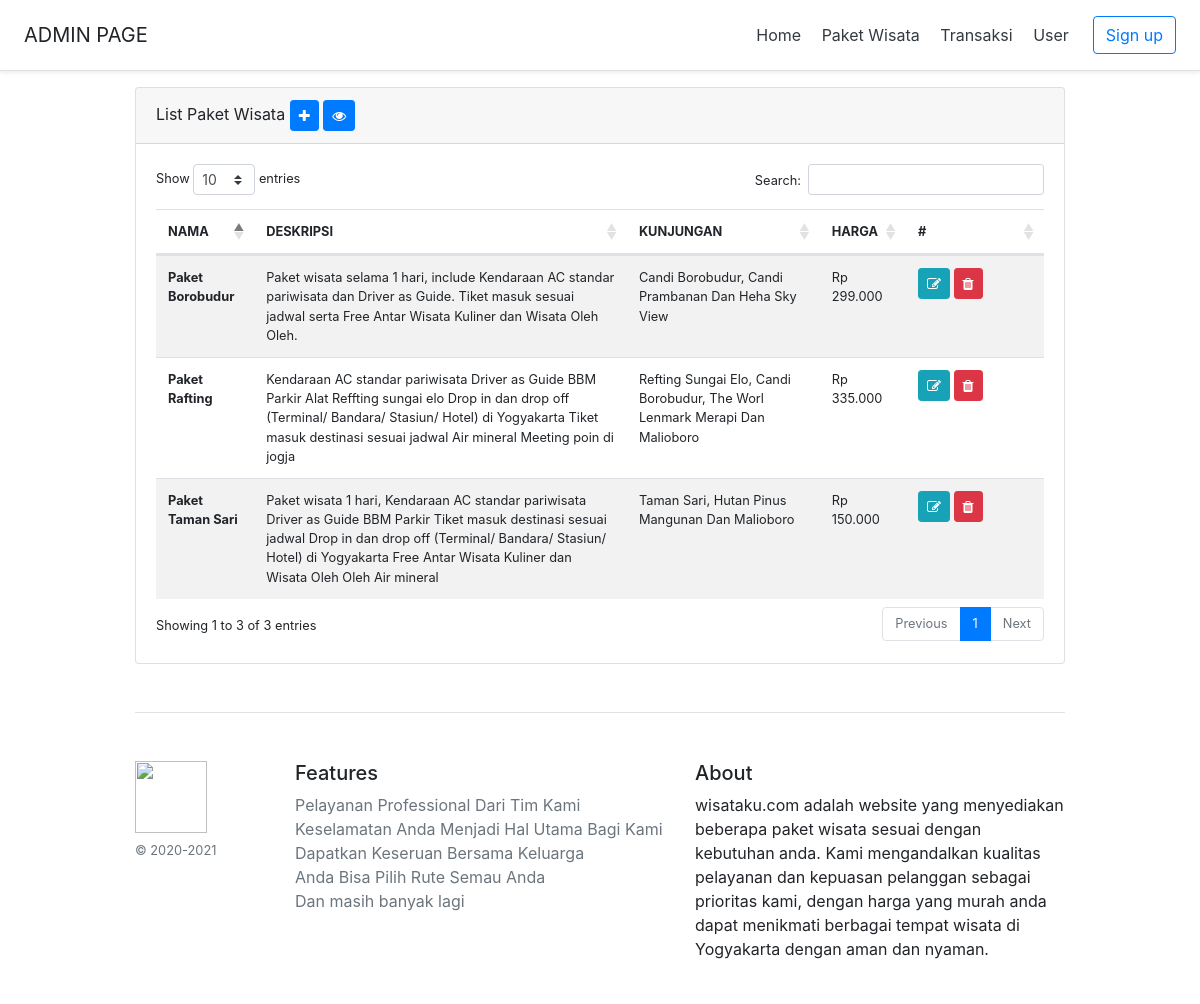
/admin/paket.php, run on the app's committed database.
### tables this page shows
CREATE TABLE `paket` (
  `id` int NOT NULL,
  `nama` varchar(64) NOT NULL,
  `deskripsi` varchar(255) NOT NULL,
  `kunjungan` varchar(255) NOT NULL,
  `harga` int NOT NULL,
  `gambar` varchar(255)  DEFAULT NULL,
  `status` tinyint NOT NULL DEFAULT '1',
  `create_at` int NOT NULL,
  `delete_at` int DEFAULT NULL
);

### config.php (called while the page is built, shortened)
<?php
function isLogin(): bool
{
	return false;
}
function toRp($val)
{
	return "Rp " . number_format($val, 0, ',', '.');
}

### admin/includes/paket_function.php (called while the page is built, shortened)
<?php
function getAllPaket()
{
	global $conn;
	$sql = "SELECT * FROM `paket` WHERE `delete_at` IS NULL ORDER BY `id` DESC";
	$result = mysqli_query($conn, $sql);
	return mysqli_fetch_all($result, MYSQLI_ASSOC);
}
?>

### admin/paket.php (the view, shortened to what this page needs)
<?php  include('../config.php'); ?>
<?php  include(ROOT_PATH . '/admin/includes/paket_function.php'); ?>
<?php
  $paket = getAllPaket();
?>
<?php require_once( ROOT_PATH . '/admin/includes/_head.php') ?>
</head>
<body>
<?php require_once( ROOT_PATH . '/admin/includes/_nav.php') ?>
<div class="container">
  <div class="card">
    <div class="card-header">
      List Paket Wisata
      <a href="form_paket.php" class="btn btn-sm btn-primary" title="Tambah Data"  data-toggle="tooltip" data-placement="top"><i class="fa fa-plus"></i></a>
      <a href="<?= BASE_URL ?>paket-wisata.php" target="_BLANK" class="btn btn-sm btn-primary" title="Lihat Halaman Paket"  data-toggle="tooltip" data-placement="top"><i class="fa fa-eye"></i></a>
    </div>
    <div class="card-body small">
      <?php if (empty($paket)): ?>
        <h2 class="text-center">Paket wisata tidak ditemukan.</h2>
      <?php else: ?>
        <div class="table-responsive">
          <table class="table table-striped" id="datatable">
            <thead>
              <tr>
                <th>NAMA</th>
                <th>DESKRIPSI</th>
                <th>KUNJUNGAN</th>
                <th>HARGA</th>
                <th style="min-width:100px">#</th>
              </tr>
            </thead>
            <tbody>
              <?php foreach ($paket as $key): ?>
                <tr>
                  <td>
                    <strong><?= $key['nama'] ?></strong>
                  </td>
                  <td>
                    <?= $key['deskripsi'] ?>
                  </td>
                  <td>
                    <?= ucwords($key['kunjungan']) ?>
                  </td>
                  <td>
                    <?= toRp($key['harga']) ?>
                  </td>
                  <td>
                    <a href="form_paket.php?edit=<?= $key['id'] ?>" title="Ubah" class="btn btn-sm btn-info" data-toggle="tooltip" data-placement="top"><i class="fa fa-edit"></i></a>
                    <a href="paket.php?delete=<?= $key['id'] ?>" title="Hapus" class="btn btn-sm btn-danger" data-toggle="tooltip" data-placement="top" onclick="return confirm('are you sure?')"><i class="fa fa-trash"></i></a>
                  </td>
                </tr>
              <?php endforeach ?>
            </tbody>
          </table>
        </div>
      <?php endif ?>
    </div>
  </div>
</div>
<?php require_once( ROOT_PATH . '/admin/includes/_foot.php') ?>
  </body>
</html>

### admin/includes/_head.php (shortened to what this page needs)
<!DOCTYPE html>
<html lang="en">
<head>
    <link rel="stylesheet" href="../assets/bootstrap-4.6.0-dist/css/bootstrap.min.css">
    <link rel="stylesheet" href="https://cdnjs.cloudflare.com/ajax/libs/font-awesome/4.7.0/css/font-awesome.min.css">
    <link rel="stylesheet" href="https://cdn.datatables.net/1.10.24/css/dataTables.bootstrap4.min.css">

### admin/includes/_nav.php
<div class="d-flex flex-column flex-md-row align-items-center p-3 px-md-4 mb-3 bg-white border-bottom shadow-sm">
  <h5 class="my-0 mr-md-auto font-weight-normal">ADMIN PAGE</h5>
  <nav class="my-2 my-md-0 mr-md-3">
    <a class="p-2 text-dark" href="<?= BASE_URL ?>">Home</a>
    <a class="p-2 text-dark" href="<?= BASE_URL . "admin/paket.php"  ?>">Paket Wisata</a>
    <a class="p-2 text-dark" href="<?= BASE_URL . "admin/transaksi.php"  ?>">Transaksi</a>
    <a class="p-2 text-dark" href="<?= BASE_URL . "admin/users.php"  ?>">User</a>
  </nav>
  <?php if(isLogin()) : ?>
    <div class="dropdown show">
      <a class="btn btn-primary dropdown-toggle" href="#" role="button" id="dropdownMenuLink" data-toggle="dropdown" aria-haspopup="true" aria-expanded="false">
        <i class="fa fa-user"></i> <?= $_SESSION['user']['nama'] ?>
      </a>
      <div class="dropdown-menu" aria-labelledby="dropdownMenuLink">
        <a class="dropdown-item" href="<?= BASE_URL . "admin/dashboard.php"  ?>">Dashboard</a>
        <a class="dropdown-item" href="<?= BASE_URL . "profil.php"  ?>">Profil</a>
        <a class="dropdown-item" href="<?= BASE_URL . "password.php"  ?>">Ubah Password</a>
        <hr>
        <a class="dropdown-item" href="<?= BASE_URL . "logout.php" ?>">Log out</a>
      </div>
    </div>
  <?php else: ?>
    <a class="btn btn-outline-primary" href="<?= BASE_URL . "daftar.php" ?>">Sign up</a>
  <?php endif ?>
</div>

### admin/includes/_foot.php (shortened to what this page needs)
<div class="container">
  <footer class="pt-4 my-md-5 pt-md-5 border-top">
    <div class="row">
      <div class="col-12 col-md-2 col-lg-2">
        <img class="mb-2" src="<?= BASE_URL ?>assets/jogja.webp" alt="" width="72" height="72">
        <small class="d-block mb-3 text-muted">&copy; 2020-2021</small>
      </div>
      <div class="col-6 col-md-5 col-lg-5">
        <h5>Features</h5>
        <ul class="list-unstyled text-small">
          <li><a class="text-muted" href="#">Pelayanan Professional Dari Tim Kami</a></li>
          <li><a class="text-muted" href="#">Keselamatan Anda Menjadi Hal Utama Bagi Kami</a></li>
          <li><a class="text-muted" href="#">Dapatkan Keseruan Bersama Keluarga</a></li>
          <li><a class="text-muted" href="#">Anda Bisa Pilih Rute Semau Anda</a></li>
          <li><a class="text-muted" href="#">Dan masih banyak lagi</a></li>
        </ul>
      </div>
      <div class="col-6 col-md-5 col-lg-5">
        <h5>About</h5>
        <p>wisataku.com adalah website yang menyediakan beberapa paket wisata sesuai dengan kebutuhan anda. Kami mengandalkan kualitas pelayanan dan kepuasan pelanggan sebagai prioritas kami, dengan harga yang murah anda dapat menikmati berbagai tempat wisata di Yogyakarta dengan aman dan nyaman. </p>
      </div>
    </div>
  </footer>
</div>

### admin/includes/_head.php (style rules this page uses)
html { font-size: 14px; }
@media (min-width: 768px) { html { font-size: 16px; } }
.container { max-width: 960px; }

### data on the page
paket: nama "Paket Rafting", deskripsi "Kendaraan AC standar pariwisata Driver as Guide BBM Parkir Alat Reffting sungai elo Drop in dan drop off (Terminal/ Bandara/ Stasiun/ Hotel) di Yogyakarta Tiket masuk destinasi sesuai jadwal Air mineral Meeting poin di jogja", kunjungan "Refting Sungai Elo, Candi Borobudur, The Worl Lenmark Merapi Dan Malioboro", harga "Rp 335.000"
paket: nama "Paket Taman Sari", deskripsi "Paket wisata 1 hari, Kendaraan AC standar pariwisata Driver as Guide BBM Parkir Tiket masuk destinasi sesuai jadwal Drop in dan drop off (Terminal/ Bandara/ Stasiun/ Hotel) di Yogyakarta Free Antar Wisata Kuliner dan Wisata Oleh Oleh Air mineral", kunjungan "Taman Sari, Hutan Pinus Mangunan Dan Malioboro", harga "Rp 150.000"
paket: nama "Paket Borobudur", deskripsi "Paket wisata selama 1 hari, include Kendaraan AC standar pariwisata dan Driver as Guide. Tiket masuk sesuai jadwal serta Free Antar Wisata Kuliner dan Wisata Oleh Oleh.", kunjungan "Candi Borobudur, Candi Prambanan Dan Heha Sky View", harga "Rp 299.000"
